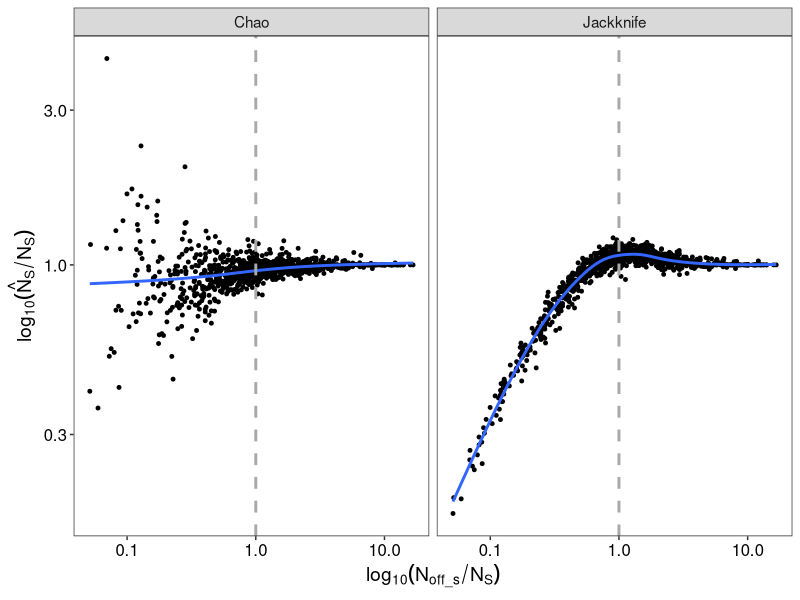
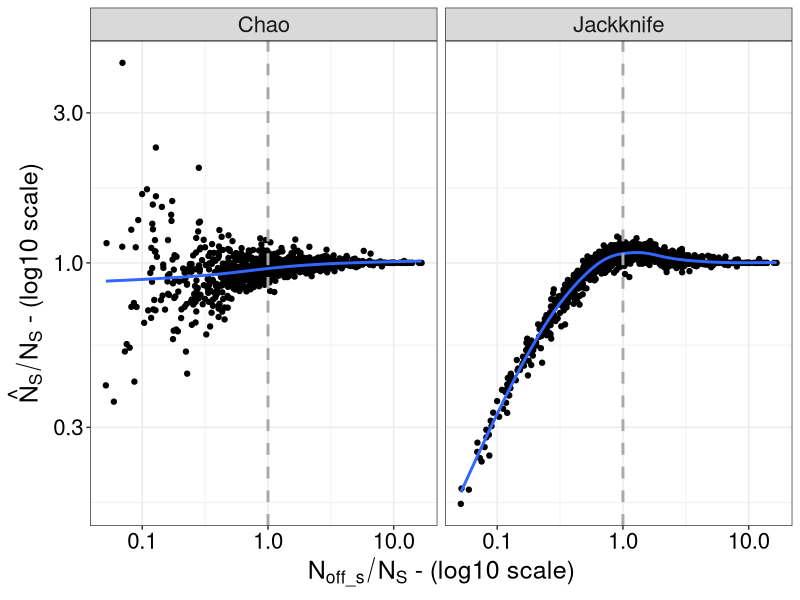
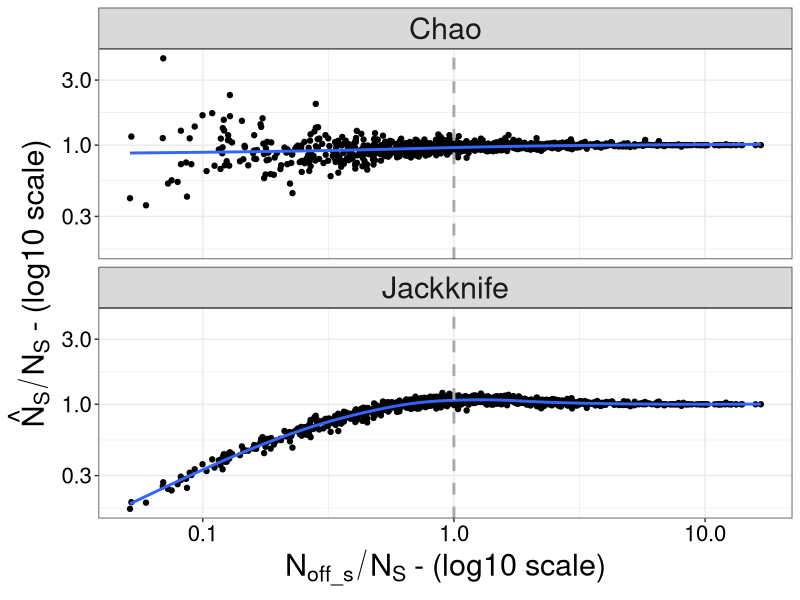

The R script that drew these images, in order: (Note: this script raises an error after producing the figures.)
#originally created on: May 4, 2018
#by: Nick Sard

#ABOUT: This script was written to assess if the community ecology approach to estimating the number of successful parents is
#valid

#loading in libraries
library(tidyverse)

#setting working directory and reading in data
setwd("C:/Users/sard/Google Drive/R/Data analysis/2020/Nspawners rarefaction project/Simulations/")

#load source scripts
# - none -

#reading in data
tmp <- read.table(file = "Output/estimation.25_500off.25_500_npar.sr1.ratio.combined.information.txt",header = T,sep = "\t",stringsAsFactors = F)
#tmp$n <- as.character(tmp$n)
table(tmp$n)
table(tmp$true_n)
tmp$off.par.ratio <- tmp$n/tmp$true_n
summary(tmp$n)
head(tmp)

############
### Bias ###
############

head(tmp)
tiff(filename = "Output/Bias.Noff_Ns_ratio.figure.tiff",width = 5.5,height =4,units = "in",res = 150)
tmp %>% 
  gather(key = "stat",value = "pred",chao,jack1) %>% 
  select(-chao.se:-boot.se) %>%
  mutate(bias = pred/true_n) %>%
  mutate(stat = ifelse(stat == "chao","Chao","Jackknife")) %>%
  ggplot(aes(x=off.par.ratio,y=bias))+
  facet_wrap(~stat)+
  geom_point(size=1)+
  geom_smooth(se = F)+
  geom_vline(xintercept = 1,linetype=2,size=1,color="darkgrey")+
  scale_x_log10()+
  scale_y_log10()+
  theme_bw()+
  labs(x=expression(log[10](N[off_s]/N[S])),y=expression(log[10](hat(N)[S]/N[S])))+
  theme(axis.title = element_text(size=14),
        axis.text = element_text(size=12,color = "black"),
        strip.text = element_text(size=11),
        legend.text = element_text(size=14),
        panel.grid.major = element_blank(), 
        panel.grid.minor = element_blank(),
        legend.position = "none")
dev.off()

jpeg(filename = "Output/Bias.Noff_Ns_ratio.figure.v2.jpeg",width = 11,height = 8,units = "in",res = 150)
tmp %>% 
  gather(key = "stat",value = "pred",chao,jack1) %>% 
  select(-chao.se:-boot.se) %>%
  mutate(bias = pred/true_n) %>%
  mutate(stat = ifelse(stat == "chao","Chao","Jackknife")) %>%
  ggplot(aes(x=off.par.ratio,y=bias))+
  facet_wrap(~stat)+
  geom_point()+
  geom_smooth(se = F)+
  geom_vline(xintercept = 1,linetype=2,size=1,color="darkgrey")+
  scale_x_log10()+
  scale_y_log10()+
  theme_bw()+
  labs(x=expression(N[off_s]/N[S]~"- (log10 scale)"),y=expression(hat(N)[S]/N[S]~"- (log10 scale)"))+
  theme(axis.title = element_text(size=18),
        axis.text = element_text(size=16,color = "black"),
        strip.text = element_text(size=16),
        legend.text = element_text(size=16),
        legend.title = element_text(size=18))
dev.off()

jpeg(filename = "Output/Bias.Noff_Ns_ratio.figure.v1.jpeg",width = 8,height = 11,units = "in",res = 150)
tmp %>% 
  gather(key = "stat",value = "pred",chao,jack1) %>% 
  select(-chao.se:-boot.se) %>%
  mutate(bias = pred/true_n) %>%
  mutate(stat = ifelse(stat == "chao","Chao","Jackknife")) %>%
  ggplot(aes(x=off.par.ratio,y=bias))+
  facet_wrap(~stat,ncol=1)+
  geom_point()+
  geom_smooth(se = F)+
  geom_vline(xintercept = 1,linetype=2,size=1,color="darkgrey")+
  scale_x_log10()+
  scale_y_log10()+
  theme_bw()+
  labs(x=expression(N[off_s]/N[S]~"- (log10 scale)"),y=expression(hat(N)[S]/N[S]~"- (log10 scale)"))+
  theme(axis.title = element_text(size=22),
        axis.text = element_text(size=16,color = "black"),
        strip.text = element_text(size=22),
        legend.text = element_text(size=16),
        legend.title = element_text(size=18))
dev.off()
tmp %>% 
  gather(key = "stat",value = "pred",chao,jack1) %>% 
  select(-chao.se:-boot.se) %>%
  mutate(bias = pred/true_n) %>%
  mutate(stat = ifelse(stat == "chao","Chao","Jackknife")) %>%
  filter(off.par.ratio >= 0.80 & off.par.ratio <=.9) %>%
  group_by(stat) %>%
  summarize(avg = mean(bias),
            sds = sd(bias),
            count = n(),
            top = max(bias),
            bot = min(bias),
            ses = sds/sqrt(count))
   becausehead()

#fin!